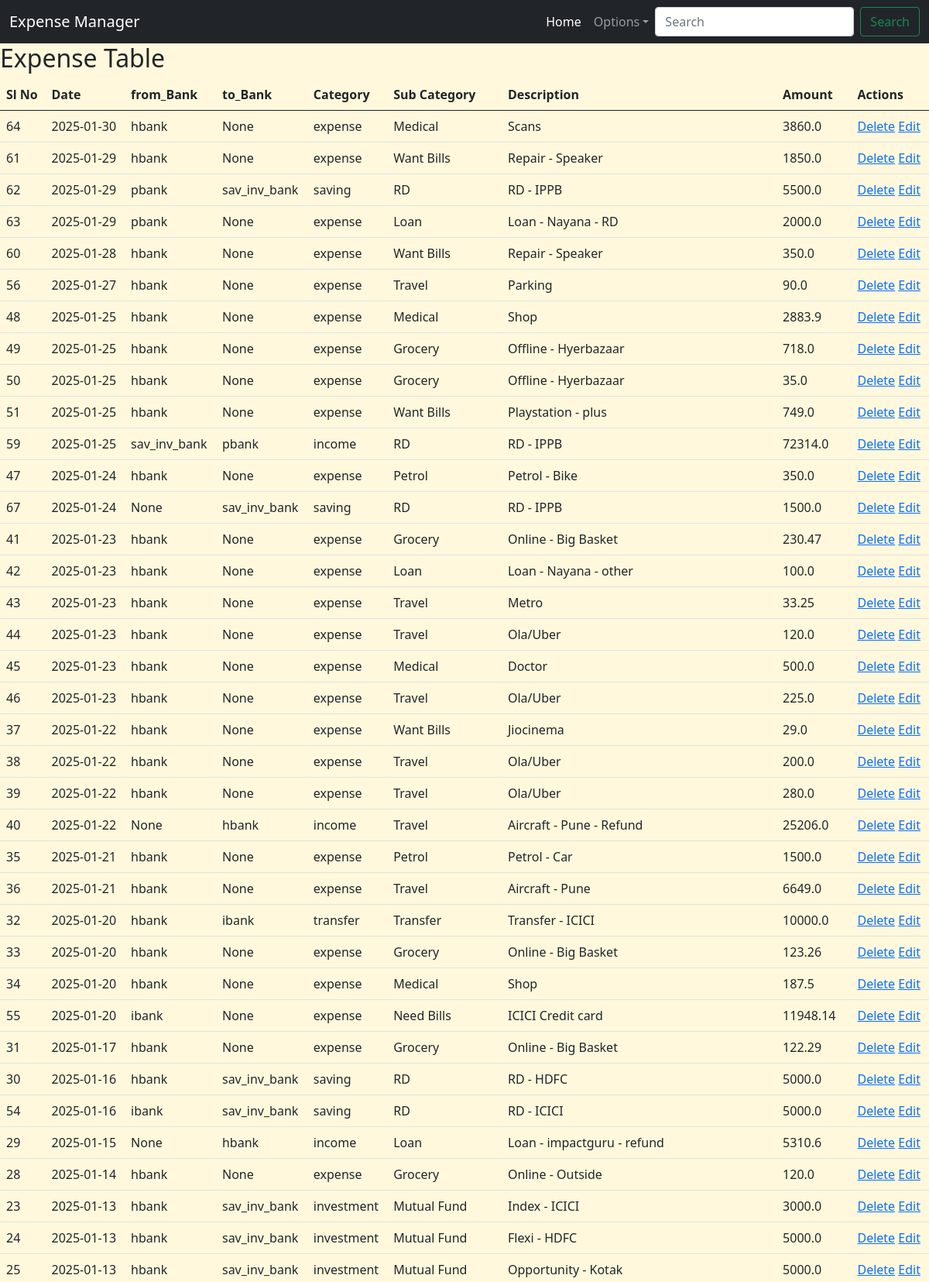
/view (upper part), run on the app's committed database.
### app.py (models this page shows)
class IncomeExpenseManager(db.Model):
    id = db.Column(db.Integer, primary_key=True)
    date = db.Column(db.Date, nullable=False)
    from_bank = db.Column(db.String(10), nullable=True)
    to_bank = db.Column(db.String(10), nullable=True)
    category = db.Column(db.String(20), nullable=False)
    sub_category = db.Column(db.String(50), nullable=False)
    description = db.Column(db.String(100), nullable=False)
    amount = db.Column(db.Float, nullable=False)

### app.py (the view)
@app.route('/view')
def view_expenses():
    expenses = IncomeExpenseManager.query.order_by(IncomeExpenseManager.date.desc()).all()
    return render_template('view_expenses.html', expenses=expenses)

### templates/view_expenses.html
{% extends 'base.html' %}
{% block content %}
<h2> Expense Table </h2>
<table class="table">
    <thead>
        <tr>
            <th>Sl No</th>
            <th>Date</th>
            <th>from_Bank</th>
            <th>to_Bank</th>
            <th>Category</th>
            <th>Sub Category</th>
            <th>Description</th>
            <th>Amount</th>
            <th>Actions</th>
        </tr>
    </thead>
    <tbody>
        {% for expense in expenses %}
        <tr>
            <td>{{expense.id}}</td>
            <td>{{expense.date}}</td>
            <td>{{expense.from_bank}}</td>
            <td>{{expense.to_bank}}</td>
            <td>{{expense.category}}</td>
            <td>{{expense.sub_category}}</td>
            <td>{{expense.description}}</td>
            <td>{{expense.amount}}</td>
            <td> <a href="{{url_for ('delete_expense', id=expense.id) }}" onclick="return confirm('Are you sure you want to delete this item?');">Delete</a>
            <a href="{{url_for ('edit_expense', id=expense.id) }}"> Edit</a> </td>
        </tr>
        {% endfor %}
    </tbody>
</table>
{% endblock %}

### templates/base.html (style rules this page uses)
body { background-color: cornsilk; }

### data on the page
IncomeExpenseManager: id "64", date "2025-01-30", from_bank "hbank", to_bank "None", category "expense", sub_category "Medical", description "Scans", amount "3860.0"
IncomeExpenseManager: id "61", date "2025-01-29", from_bank "hbank", to_bank "None", category "expense", sub_category "Want Bills", description "Repair - Speaker", amount "1850.0"
IncomeExpenseManager: id "62", date "2025-01-29", from_bank "pbank", to_bank "sav_inv_bank", category "saving", sub_category "RD", description "RD - IPPB", amount "5500.0"
IncomeExpenseManager: id "63", date "2025-01-29", from_bank "pbank", to_bank "None", category "expense", sub_category "Loan", description "Loan - Nayana - RD", amount "2000.0"
IncomeExpenseManager: id "60", date "2025-01-28", from_bank "hbank", to_bank "None", category "expense", sub_category "Want Bills", description "Repair - Speaker", amount "350.0"
IncomeExpenseManager: id "56", date "2025-01-27", from_bank "hbank", to_bank "None", category "expense", sub_category "Travel", description "Parking", amount "90.0"
IncomeExpenseManager: id "48", date "2025-01-25", from_bank "hbank", to_bank "None", category "expense", sub_category "Medical", description "Shop", amount "2883.9"
IncomeExpenseManager: id "49", date "2025-01-25", from_bank "hbank", to_bank "None", category "expense", sub_category "Grocery", description "Offline - Hyerbazaar", amount "718.0"
IncomeExpenseManager: id "50", date "2025-01-25", from_bank "hbank", to_bank "None", category "expense", sub_category "Grocery", description "Offline - Hyerbazaar", amount "35.0"
IncomeExpenseManager: id "51", date "2025-01-25", from_bank "hbank", to_bank "None", category "expense", sub_category "Want Bills", description "Playstation - plus", amount "749.0"
IncomeExpenseManager: id "59", date "2025-01-25", from_bank "sav_inv_bank", to_bank "pbank", category "income", sub_category "RD", description "RD - IPPB", amount "72314.0"
IncomeExpenseManager: id "47", date "2025-01-24", from_bank "hbank", to_bank "None", category "expense", sub_category "Petrol", description "Petrol - Bike", amount "350.0"
IncomeExpenseManager: id "67", date "2025-01-24", from_bank "None", to_bank "sav_inv_bank", category "saving", sub_category "RD", description "RD - IPPB", amount "1500.0"
IncomeExpenseManager: id "41", date "2025-01-23", from_bank "hbank", to_bank "None", category "expense", sub_category "Grocery", description "Online - Big Basket", amount "230.47"
IncomeExpenseManager: id "42", date "2025-01-23", from_bank "hbank", to_bank "None", category "expense", sub_category "Loan", description "Loan - Nayana - other", amount "100.0"
IncomeExpenseManager: id "43", date "2025-01-23", from_bank "hbank", to_bank "None", category "expense", sub_category "Travel", description "Metro", amount "33.25"
IncomeExpenseManager: id "44", date "2025-01-23", from_bank "hbank", to_bank "None", category "expense", sub_category "Travel", description "Ola/Uber", amount "120.0"
IncomeExpenseManager: id "45", date "2025-01-23", from_bank "hbank", to_bank "None", category "expense", sub_category "Medical", description "Doctor", amount "500.0"
IncomeExpenseManager: id "46", date "2025-01-23", from_bank "hbank", to_bank "None", category "expense", sub_category "Travel", description "Ola/Uber", amount "225.0"
IncomeExpenseManager: id "37", date "2025-01-22", from_bank "hbank", to_bank "None", category "expense", sub_category "Want Bills", description "Jiocinema", amount "29.0"
IncomeExpenseManager: id "38", date "2025-01-22", from_bank "hbank", to_bank "None", category "expense", sub_category "Travel", description "Ola/Uber", amount "200.0"
IncomeExpenseManager: id "39", date "2025-01-22", from_bank "hbank", to_bank "None", category "expense", sub_category "Travel", description "Ola/Uber", amount "280.0"
IncomeExpenseManager: id "40", date "2025-01-22", from_bank "None", to_bank "hbank", category "income", sub_category "Travel", description "Aircraft - Pune - Refund", amount "25206.0"
IncomeExpenseManager: id "35", date "2025-01-21", from_bank "hbank", to_bank "None", category "expense", sub_category "Petrol", description "Petrol - Car", amount "1500.0"
IncomeExpenseManager: id "36", date "2025-01-21", from_bank "hbank", to_bank "None", category "expense", sub_category "Travel", description "Aircraft - Pune", amount "6649.0"
IncomeExpenseManager: id "32", date "2025-01-20", from_bank "hbank", to_bank "ibank", category "transfer", sub_category "Transfer", description "Transfer - ICICI", amount "10000.0"
IncomeExpenseManager: id "33", date "2025-01-20", from_bank "hbank", to_bank "None", category "expense", sub_category "Grocery", description "Online - Big Basket", amount "123.26"
IncomeExpenseManager: id "34", date "2025-01-20", from_bank "hbank", to_bank "None", category "expense", sub_category "Medical", description "Shop", amount "187.5"
IncomeExpenseManager: id "55", date "2025-01-20", from_bank "ibank", to_bank "None", category "expense", sub_category "Need Bills", description "ICICI Credit card", amount "11948.14"
IncomeExpenseManager: id "31", date "2025-01-17", from_bank "hbank", to_bank "None", category "expense", sub_category "Grocery", description "Online - Big Basket", amount "122.29"
IncomeExpenseManager: id "30", date "2025-01-16", from_bank "hbank", to_bank "sav_inv_bank", category "saving", sub_category "RD", description "RD - HDFC", amount "5000.0"
IncomeExpenseManager: id "54", date "2025-01-16", from_bank "ibank", to_bank "sav_inv_bank", category "saving", sub_category "RD", description "RD - ICICI", amount "5000.0"
IncomeExpenseManager: id "29", date "2025-01-15", from_bank "None", to_bank "hbank", category "income", sub_category "Loan", description "Loan - impactguru - refund", amount "5310.6"
IncomeExpenseManager: id "28", date "2025-01-14", from_bank "hbank", to_bank "None", category "expense", sub_category "Grocery", description "Online - Outside", amount "120.0"
IncomeExpenseManager: id "23", date "2025-01-13", from_bank "hbank", to_bank "sav_inv_bank", category "investment", sub_category "Mutual Fund", description "Index - ICICI", amount "3000.0"
IncomeExpenseManager: id "24", date "2025-01-13", from_bank "hbank", to_bank "sav_inv_bank", category "investment", sub_category "Mutual Fund", description "Flexi - HDFC", amount "5000.0"
IncomeExpenseManager: id "25", date "2025-01-13", from_bank "hbank", to_bank "sav_inv_bank", category "investment", sub_category "Mutual Fund", description "Opportunity - Kotak", amount "5000.0"
